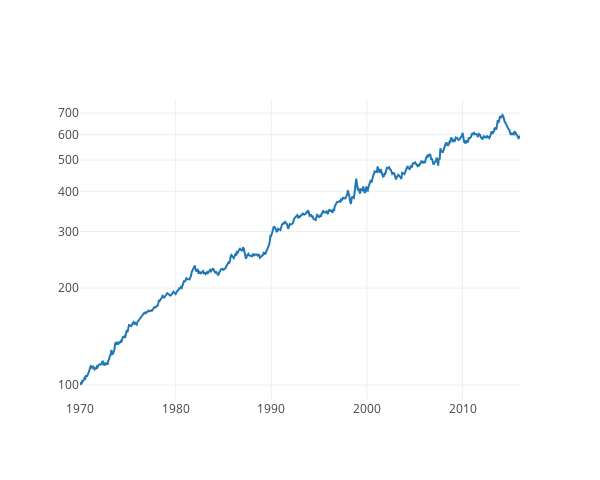

Notebook code cell kept with this figure:
### Code cell
results_LASSO_each_timestep = R[FIRST_PREDICT_MONTH:]
perf_LASSO_each_timestep = 100 * np.cumprod(1 + results_LASSO_each_timestep / 100)
mychart([perf_LASSO_each_timestep])

### Figure 1 — Plotly figure (JSON) as saved in the notebook; plotly's stock layout.template omitted (floating-point values rounded to 4 significant figures; data arrays with more than 128 entries replaced by an {"elided": "..."} marker saying what was removed)
{"data": [{"mode": "line", "name": "Trace 0", "type": "scatter", "x": {"elided": "576 float values"}, "y": {"elided": "576 float values"}}], "layout": {"autosize": false, "height": 480, "width": 600, "yaxis": {"autorange": true, "type": "log"}}}
